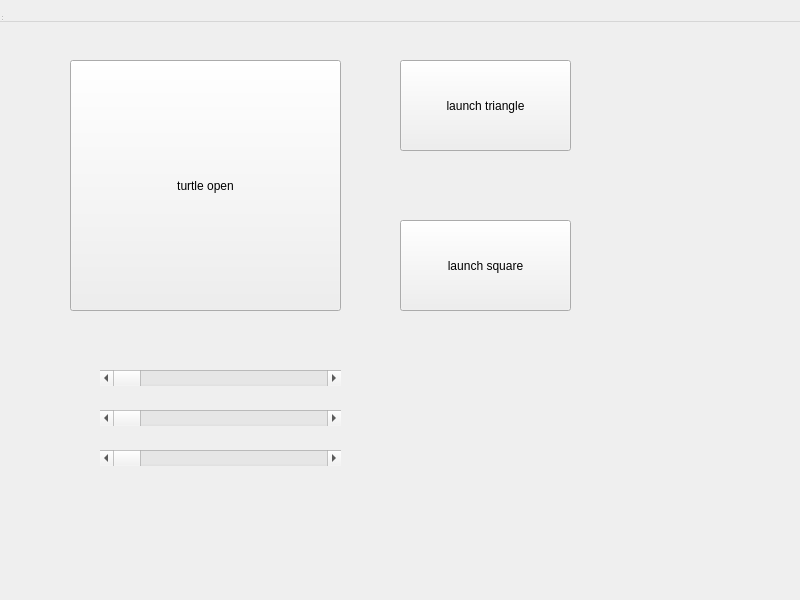
<?xml version="1.0" encoding="UTF-8"?>
<ui version="4.0">
 <class>MainWindow</class>
 <widget class="QWidget" name="MainWindow">
  <property name="geometry">
   <rect>
    <x>0</x>
    <y>0</y>
    <width>800</width>
    <height>600</height>
   </rect>
  </property>
  <property name="windowTitle">
   <string>MainWindow</string>
  </property>
  <widget class="QWidget" name="centralwidget">
   <widget class="QPushButton" name="pushButton">
    <property name="geometry">
     <rect>
      <x>70</x>
      <y>60</y>
      <width>271</width>
      <height>251</height>
     </rect>
    </property>
    <property name="text">
     <string>turtle open</string>
    </property>
   </widget>
   <widget class="QPushButton" name="pushButton_2">
    <property name="geometry">
     <rect>
      <x>400</x>
      <y>60</y>
      <width>171</width>
      <height>91</height>
     </rect>
    </property>
    <property name="text">
     <string>launch triangle</string>
    </property>
   </widget>
   <widget class="QPushButton" name="pushButton_3">
    <property name="geometry">
     <rect>
      <x>400</x>
      <y>220</y>
      <width>171</width>
      <height>91</height>
     </rect>
    </property>
    <property name="text">
     <string>launch square</string>
    </property>
   </widget>
   <widget class="QScrollBar" name="horizontalScrollBar">
    <property name="geometry">
     <rect>
      <x>100</x>
      <y>370</y>
      <width>241</width>
      <height>16</height>
     </rect>
    </property>
    <property name="orientation">
     <enum>Qt::Horizontal</enum>
    </property>
   </widget>
   <widget class="QScrollBar" name="horizontalScrollBar_2">
    <property name="geometry">
     <rect>
      <x>100</x>
      <y>410</y>
      <width>241</width>
      <height>16</height>
     </rect>
    </property>
    <property name="orientation">
     <enum>Qt::Horizontal</enum>
    </property>
   </widget>
   <widget class="QScrollBar" name="horizontalScrollBar_3">
    <property name="geometry">
     <rect>
      <x>100</x>
      <y>450</y>
      <width>241</width>
      <height>16</height>
     </rect>
    </property>
    <property name="orientation">
     <enum>Qt::Horizontal</enum>
    </property>
   </widget>
  </widget>
  <widget class="QMenuBar" name="menubar">
   <property name="geometry">
    <rect>
     <x>0</x>
     <y>0</y>
     <width>800</width>
     <height>22</height>
    </rect>
   </property>
  </widget>
  <widget class="QStatusBar" name="statusbar"/>
 </widget>
 <resources/>
 <connections/>
</ui>
